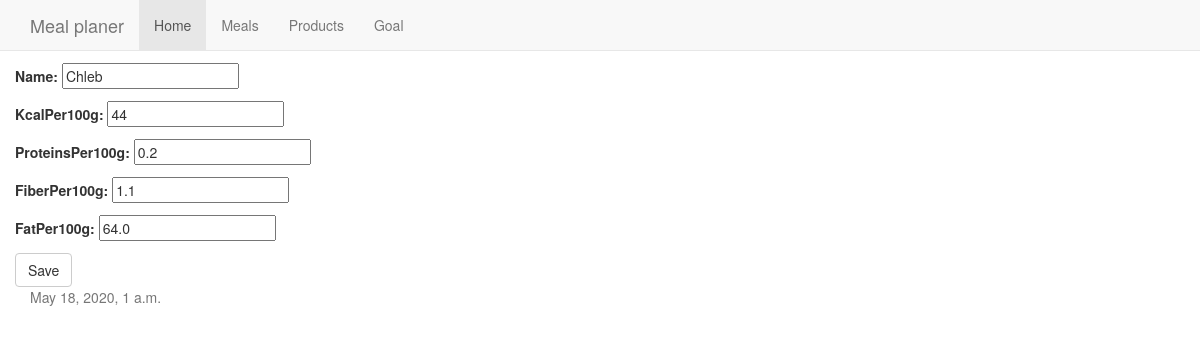
Screenshot of /products/2/ with the database file from the repository.
### MealPlaner/models.py (models this page shows)
class Product(models.Model):
    id=models.AutoField(auto_created=True, primary_key=True)
    name=models.CharField(max_length=40)
    kcalPer100g=models.IntegerField()
    proteinsPer100g=models.FloatField()
    fiberPer100g=models.FloatField()
    fatPer100g=models.FloatField()

### MealPlaner/views.py (the view)
# urls.py: path('products/<pk>/',product_single),
def product_single(request,pk):
    if (pk == 'new'):
        product = Product()
        form = ProductForm()
    else:
        product = Product.objects.get(id=pk)
        form=ProductForm(instance=product)
    if request.method == "POST":
        form = ProductForm(request.POST,instance=product)
        if form.is_valid():
            form.save()
    context={
        'form':form,
        'current_date': datetime.now(),
    }
    return render(request,'forms/product.html',context)

### MealPlaner/forms.py
class ProductForm(forms.ModelForm):
    class Meta:
        model=Product
        fields=('name','kcalPer100g','proteinsPer100g','fiberPer100g','fatPer100g')

### MealPlaner/templates/forms/product.html
{% extends 'base.html' %}
{% block content %}
    <div class="row">
        <h2>Product</h2>
        <form method="POST" class="post-form">{% csrf_token %}
            {{ form.as_p }}
            <button type="submit" class="save btn btn-default">Save</button>
        </form>
    </div>
{% endblock %}

### rows the page displays
Product: name "Chleb", kcalPer100g "44", proteinsPer100g "0.2", fiberPer100g "1.1", fatPer100g "64.0"
